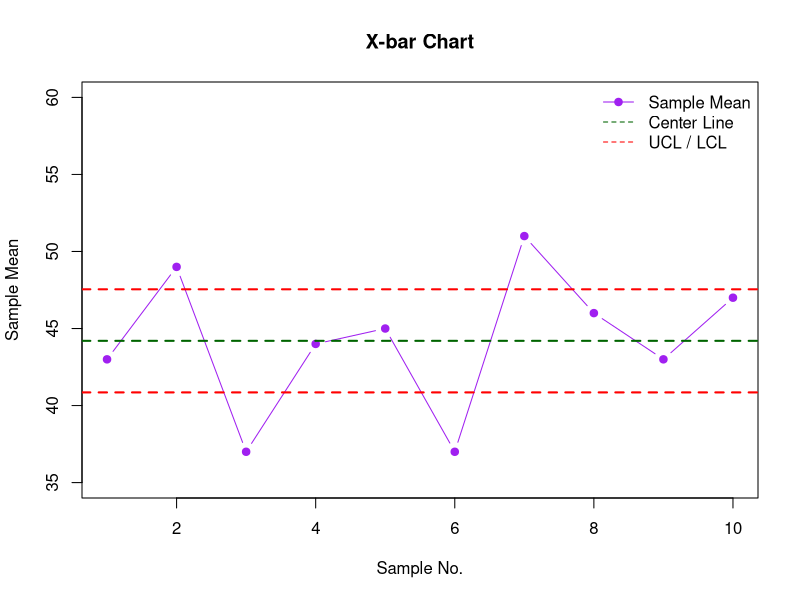
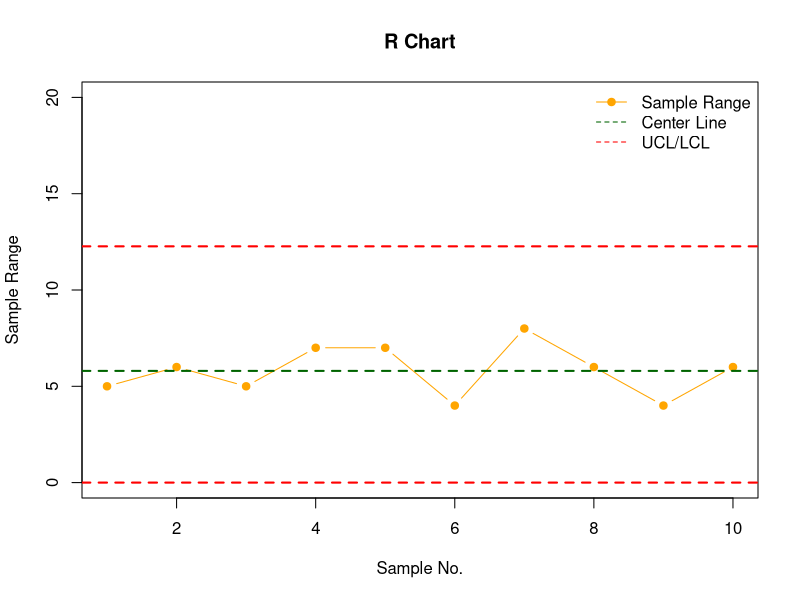
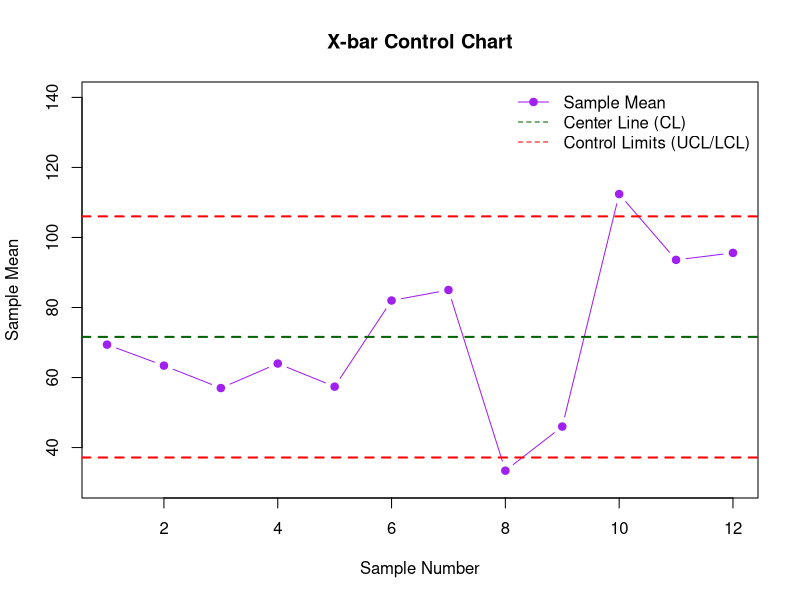
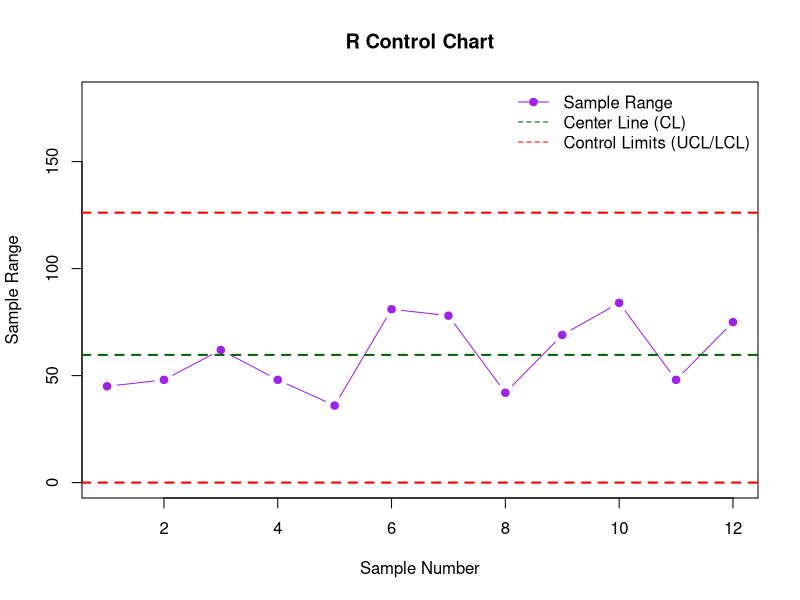
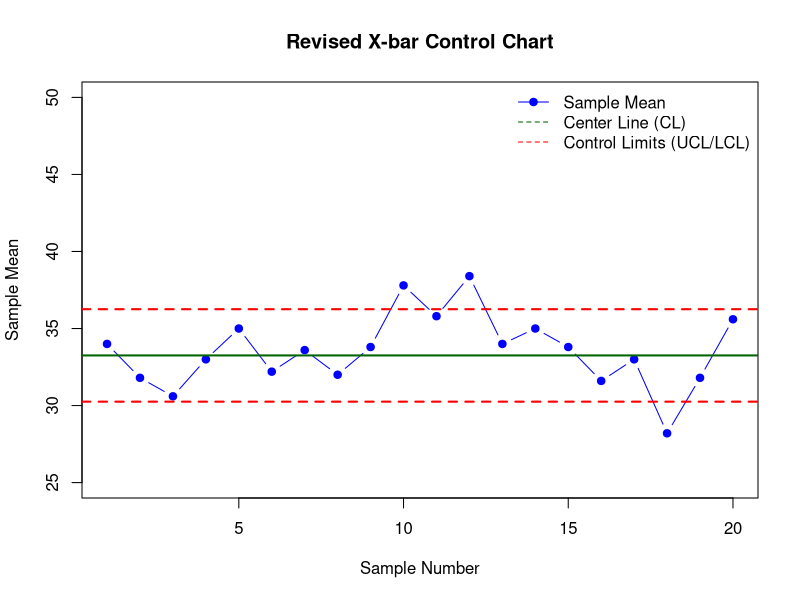
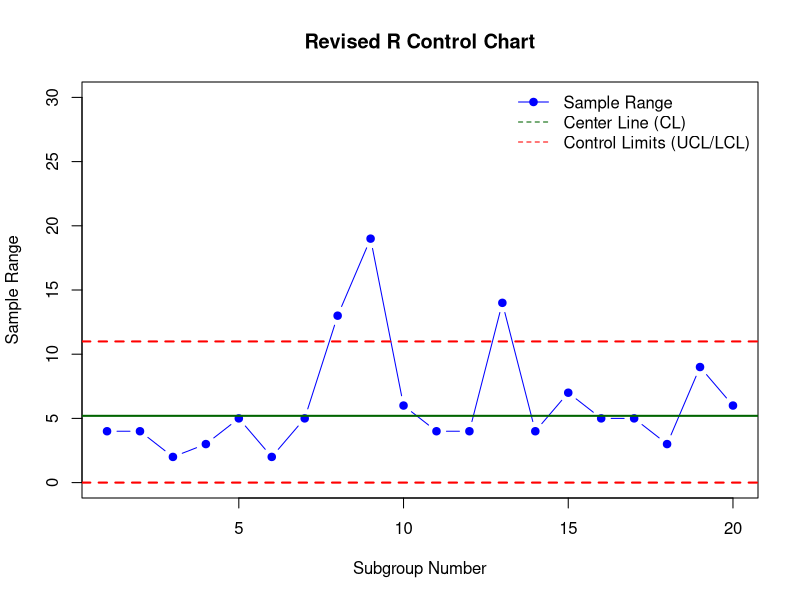
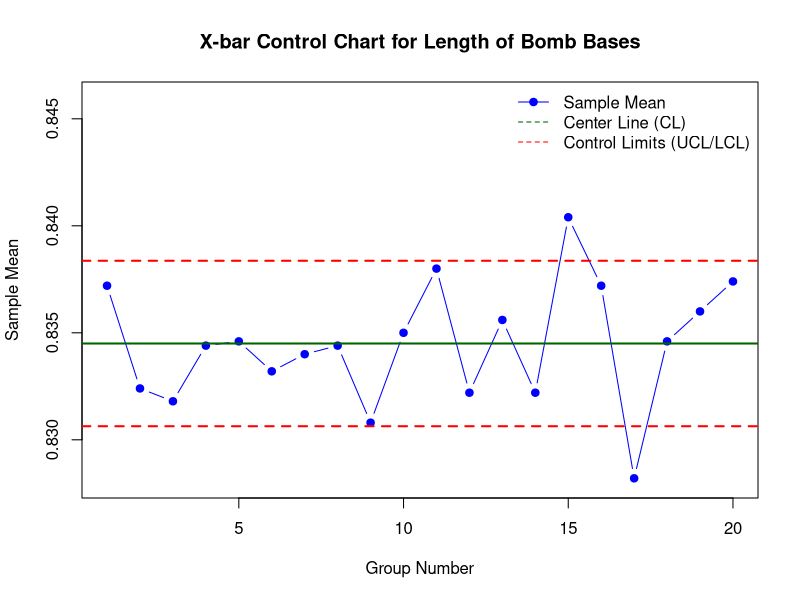
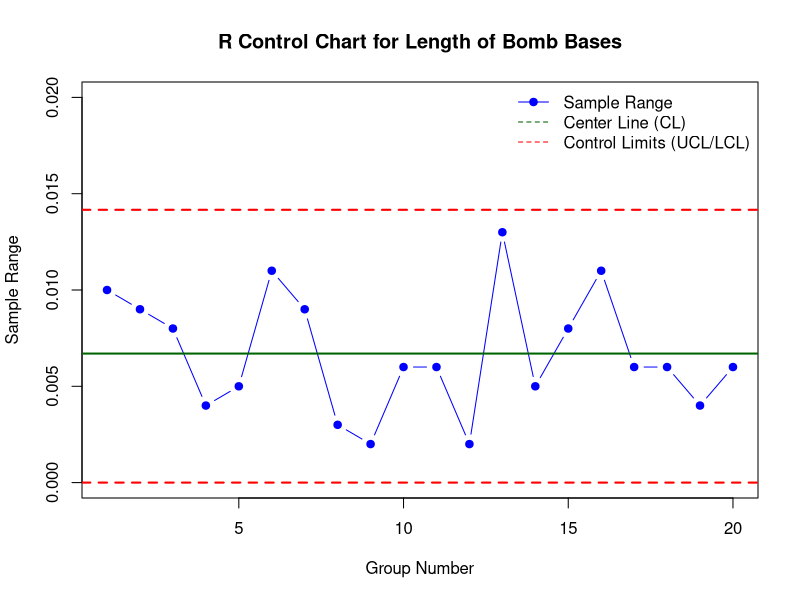

Write R code to recreate these figures, in order.
# Example 1.1: X-bar and R Chart

means  <- c(43,49,37,44,45,37,51,46,43,47)
ranges <- c(5,6,5,7,7,4,8,6,4,6)
samples <- 1:10
n <- 5

Xbarbar <- mean(means)
Rbar    <- mean(ranges)

A2 <- 0.577   # standard table value for n=5
D3 <- 0
D4 <- 2.115

# X-bar chart limits
CLx  <- Xbarbar
UCLx <- Xbarbar + A2*Rbar
LCLx <- Xbarbar - A2*Rbar

# R chart limits
CLr  <- Rbar
UCLr <- D4*Rbar
LCLr <- D3*Rbar

plot(samples,
     means,
     type="b",
     pch=19,
     col="purple",
     main="X-bar Chart", xlab="Sample No.", ylab="Sample Mean",
     ylim=c(35,60))

abline(h=CLx,  col="darkgreen", lty=2, lwd=2)
abline(h=UCLx, col="red", lty=2, lwd=2)
abline(h=LCLx, col="red", lty=2, lwd=2)

legend("topright",
       legend = c(
         "Sample Mean",
         "Center Line",
         "UCL / LCL"),
       
       col = c("purple","darkgreen","red"),
       lty = c(1,2,2),
       pch = c(19,NA,NA),
       bty = "n"
)


plot(
  samples,
  ranges,
  type="b",
  pch=19,
  col="orange",
  main="R Chart", xlab="Sample No.", ylab="Sample Range",
  ylim=c(0,20))

abline(h=CLr,  col="darkgreen", lty=2, lwd=2)
abline(h=UCLr, col="red", lty=2, lwd=2)
abline(h=LCLr, col="red", lty=2, lwd=2)

legend("topright",
       legend=c(
         "Sample Range",
         "Center Line",
         "UCL/LCL"),
       col=c("orange","darkgreen","red"),
       lty=c(1,2,2),
       pch=c(19,NA,NA),
       bty="n"
)


# ================================
# Example 1.2:

# 1. Enter the sample data (12 samples of size n = 5)
data <- matrix(c(
  42, 65, 75, 78, 87,
  42, 45, 68, 72, 90,
  19, 24, 80, 81, 81,
  36, 54, 69, 77, 84,
  42, 51, 57, 59, 78,
  51, 74, 75, 78, 132,
  60, 60, 72, 95, 138,
  18, 20, 27, 42, 60,
  15, 30, 39, 62, 84,
  69, 109, 113, 118, 153,
  64, 90, 93, 109, 112,
  61, 78, 94, 109, 136
), 
byrow = TRUE, ncol = 5)

# 2. Calculate sample means and sample ranges
sample.means  <- rowMeans(data)
sample.ranges <- apply(data, 1, function(x) max(x) - min(x))

# 3. Overall grand mean (X-double-bar) and average range (R-bar)
Xbarbar <- mean(sample.means)
Rbar    <- mean(sample.ranges)

# 4. Control chart constants for subgroup size n = 5
A2 <- 0.577
D3 <- 0
D4 <- 2.114

# X-BAR CHART (MEAN CHART)

CL_x  <- Xbarbar
UCL_x <- Xbarbar + A2 * Rbar
LCL_x <- Xbarbar - A2 * Rbar


# Plot X-bar Chart
plot(
  sample.means,
  type = "b",
  pch  = 19,
  col  = "purple",
  ylim = c(30,140),
  main = "X-bar Control Chart",
  xlab = "Sample Number",
  ylab = "Sample Mean"
)

abline(h = CL_x,  col = "darkgreen", lty = 2, lwd = 2)
abline(h = UCL_x, col = "red",       lty = 2, lwd = 2)
abline(h = LCL_x, col = "red",       lty = 2, lwd = 2)

legend(
  "topright",
  legend = c("Sample Mean", "Center Line (CL)", "Control Limits (UCL/LCL)"),
  col    = c("purple", "darkgreen", "red"),
  lty    = c(1, 2, 2),
  pch    = c(19, NA, NA),
  bty    = "n"
)

# R CHART (RANGE CHART)

CL_r  <- Rbar
UCL_r <- D4 * Rbar
LCL_r <- D3 * Rbar


# Plot R Chart
plot(
  sample.ranges,
  type = "b",
  pch  = 19,
  col  = "purple",
  ylim = c(0,180),
  main = "R Control Chart",
  xlab = "Sample Number",
  ylab = "Sample Range"
)

abline(h = CL_r,  col = "darkgreen", lty = 2, lwd = 2)
abline(h = UCL_r, col = "red",       lty = 2, lwd = 2)
abline(h = LCL_r, col = "red",       lty = 2, lwd = 2)

legend(
  "topright",
  legend = c("Sample Range", "Center Line (CL)", "Control Limits (UCL/LCL)"),
  col    = c("purple", "darkgreen", "red"),
  lty    = c(1, 2, 2),
  pch    = c(19, NA, NA),
  bty    = "n"
)


# ================================
# Example 1.3: (Out of Syllabus)

# 1. Input the dataset for 20 subgroups (n = 5)

x_bar <- c(
  34.0, 31.8, 30.6, 33.0, 35.0, 32.2, 33.6, 32.0, 33.8, 37.8,
  35.8, 38.4, 34.0, 35.0, 33.8, 31.6, 33.0, 28.2, 31.8, 35.6)

r_values <- c(
  4, 4, 2, 3, 5, 2, 5, 13, 19, 6,
  4, 4, 14, 4, 7, 5, 5, 3, 9, 6)

samples <- 1:20

# Control Chart Constants for subgroup size n = 5
A2 <- 0.577
D3 <- 0
D4 <- 2.114

# INITIAL CONTROL LIMITS (Stage 1)

x_double_bar <- mean(x_bar)
r_bar        <- mean(r_values)

# X-bar Chart Limits
CL_X  <- x_double_bar
UCL_X <- x_double_bar + A2 * r_bar
LCL_X <- x_double_bar - A2 * r_bar

# R-Chart Limits
CL_R  <- r_bar
UCL_R <- D4 * r_bar
LCL_R <- D3 * r_bar

# REVISED CONTROL LIMITS (Stage 2 - Eliminating Out-of-Control Points)

# Standard SPC Procedure: First eliminate out-of-control points from the R-chart,
# recompute limits, and then eliminate any remaining out-of-control points from the X-bar chart.

# Step A: Eliminate R-chart out-of-control points (subgroup 9 where R = 19 > UCL_R)
valid_indices_r <- which(!(r_values > UCL_R | r_values < LCL_R))

x_bar_rev1 <- x_bar[valid_indices_r]
r_rev1     <- r_values[valid_indices_r]

r_bar_rev <- mean(r_rev1)
x_double_bar_rev1 <- mean(x_bar_rev1)

# Step B: Recompute revised limits using updated R-bar
UCL_R_rev <- D4 * r_bar_rev
LCL_R_rev <- D3 * r_bar_rev

UCL_X_rev1 <- x_double_bar_rev1 + A2 * r_bar_rev
LCL_X_rev1 <- x_double_bar_rev1 - A2 * r_bar_rev

# Check if any X-bar values fall outside these new revised X-bar limits
samples_rev1 <- samples[valid_indices_r]
out_X_rev1    <- samples_rev1[x_bar_rev1 > UCL_X_rev1 | x_bar_rev1 < LCL_X_rev1]

# Step C: Exclude out-of-control points on X-bar chart (subgroups 12 and 18)
valid_indices_final <- samples_rev1[!(x_bar_rev1 > UCL_X_rev1 | x_bar_rev1 < LCL_X_rev1)]

x_bar_final <- x_bar[valid_indices_final]
r_final     <- r_values[valid_indices_final]

# Final parameters for future control limits
r_bar_final        <- mean(r_final)
x_double_bar_final <- mean(x_bar_final)

# Final Control Limits for Future Use

CL_X_final  <- x_double_bar_final
UCL_X_final <- x_double_bar_final + A2 * r_bar_final
LCL_X_final <- x_double_bar_final - A2 * r_bar_final

CL_R_final  <- r_bar_final
UCL_R_final <- D4 * r_bar_final
LCL_R_final <- D3 * r_bar_final

# 1. Final X-bar Chart
plot(
  samples, x_bar, type = "b", pch = 19, col = "blue",
  main = "Revised X-bar Control Chart",
  xlab = "Sample Number", ylab = "Sample Mean",
  ylim = c(25,50)
)

abline(h = CL_X_final, col = "darkgreen", lwd = 2)
abline(h = UCL_X_final, col = "red", lty = 2, lwd = 2)
abline(h = LCL_X_final, col = "red", lty = 2, lwd = 2)

legend(
  "topright",
  legend = c("Sample Mean", "Center Line (CL)", "Control Limits (UCL/LCL)"),
  col    = c("blue", "darkgreen", "red"),
  lty    = c(1, 2, 2),
  pch    = c(19, NA, NA),
  bty    = "n"
)


# 2. Final R Chart

plot(
  samples, r_values, type = "b", pch = 19, col = "blue",
  main = "Revised R Control Chart",
  xlab = "Subgroup Number", ylab = "Sample Range",
  ylim = c(0,30)
)

abline(h = CL_R_final, col = "darkgreen", lwd = 2)
abline(h = UCL_R_final, col = "red", lty = 2, lwd = 2)
abline(h = LCL_R_final, col = "red", lty = 2, lwd = 2)

legend(
  "topright",
  legend = c("Sample Range", "Center Line (CL)", "Control Limits (UCL/LCL)"),
  col    = c("blue", "darkgreen", "red"),
  lty    = c(1, 2, 2),
  pch    = c(19, NA, NA),
  bty    = "n"
)


# ================================
# Example 1.4:(Out Of Syllabus)

# 1. Input the dataset for 20 samples (n = 5)

x_bar <- c(
  0.8372, 0.8324, 0.8318, 0.8344, 0.8346, 0.8332, 0.8340, 0.8344, 0.8308, 0.8350,
  0.8380, 0.8322, 0.8356, 0.8322, 0.8404, 0.8372, 0.8282, 0.8346, 0.8360, 0.8374
)

r_values <- c(
  0.010, 0.009, 0.008, 0.004, 0.005, 0.011, 0.009, 0.003, 0.002, 0.006,
  0.006, 0.002, 0.013, 0.005, 0.008, 0.011, 0.006, 0.006, 0.004, 0.006
)

samples <- 1:20

# Control Chart Constants for subgroup size n = 5
A2 <- 0.577
D3 <- 0
D4 <- 2.114

# INITIAL CONTROL LIMITS (Stage 1)

x_double_bar <- mean(x_bar)
r_bar        <- mean(r_values)

# X-bar Chart Limits
CL_X  <- x_double_bar
UCL_X <- x_double_bar + A2 * r_bar
LCL_X <- x_double_bar - A2 * r_bar

# R-Chart Limits
CL_R  <- r_bar
UCL_R <- D4 * r_bar
LCL_R <- D3 * r_bar

# Check for out-of-control points in Stage 1
out_R <- samples[r_values > UCL_R | r_values < LCL_R]
out_X <- samples[x_bar > UCL_X | x_bar < LCL_X]

# REVISED CONTROL LIMITS FOR FUTURE USE (Stage 2)

# Step A: Remove out-of-control points from R-chart (if any)
valid_r_indices <- which(!(r_values > UCL_R | r_values < LCL_R))
r_bar_rev       <- mean(r_values[valid_r_indices])

# Step B: Remove out-of-control points from X-bar chart (e.g., Groups 15 & 17)
valid_x_indices <- which(!(x_bar > UCL_X | x_bar < LCL_X))
x_double_bar_rev <- mean(x_bar[valid_x_indices])

# Final Control Limits for Future Production

CL_X_final  <- x_double_bar_rev
UCL_X_final <- x_double_bar_rev + A2 * r_bar_rev
LCL_X_final <- x_double_bar_rev - A2 * r_bar_rev

CL_R_final  <- r_bar_rev
UCL_R_final <- D4 * r_bar_rev
LCL_R_final <- D3 * r_bar_rev



# PLOTTING REVISED CONTROL CHARTS

# 1. X-bar Chart

plot(
  samples, x_bar, type = "b", pch = 19, col = "blue",
  main = "X-bar Control Chart for Length of Bomb Bases",
  xlab = "Group Number", ylab = "Sample Mean",
  ylim = c(0.828,0.846)
)

abline(h = CL_X_final, col = "darkgreen", lwd = 2)
abline(h = UCL_X_final, col = "red", lty = 2, lwd = 2)
abline(h = LCL_X_final, col = "red", lty = 2, lwd = 2)

legend(
  "topright",
  legend = c("Sample Mean", "Center Line (CL)", "Control Limits (UCL/LCL)"),
  col    = c("blue", "darkgreen", "red"),
  lty    = c(1, 2, 2),
  pch    = c(19, NA, NA),
  bty    = "n"
)

# 2. R Chart
plot(
  samples, r_values, type = "b", pch = 19, col = "blue",
  main = "R Control Chart for Length of Bomb Bases",
  xlab = "Group Number", ylab = "Sample Range",
  ylim = c(0,0.02)
)

abline(h = CL_R_final, col = "darkgreen", lwd = 2)
abline(h = UCL_R_final, col = "red", lty = 2, lwd = 2)
abline(h = LCL_R_final, col = "red", lty = 2, lwd = 2)

legend(
  "topright",
  legend = c("Sample Range", "Center Line (CL)", "Control Limits (UCL/LCL)"),
  col    = c("blue", "darkgreen", "red"),
  lty    = c(1, 2, 2),
  pch    = c(19, NA, NA),
  bty    = "n"
)


# ================================
# Example 1.10:

# 1. Enter the sample data (22 lots, lot size n = 2000)
defectives <- c(
  425, 430, 216, 341, 225, 322, 280, 306, 337, 305, 356,
  402, 216, 264, 126, 409, 193, 326, 280, 389, 451, 420
)

n <- 2000
lots <- 1:length(defectives)

# 2. Calculate fraction defective for each lot (p_i)
p_i <- defectives / n

# 3. Calculate overall average fraction defective (p-bar)
p_bar <- sum(defectives) / (length(defectives) * n)

# 4. Calculate Standard Error
SE <- sqrt(p_bar * (1 - p_bar) / n)

# 5. Calculate Control Limits
CL  <- p_bar
UCL <- p_bar + 3 * SE
LCL <- p_bar - 3 * SE

# Floor constraint: proportion cannot be less than zero
if (LCL < 0) LCL <- 0

# 6. Plot the p-Chart
plot(
  lots, p_i,
  type = "b", pch = 19, col = "blue",
  ylim = c(0.05,0.35),
  main = "p-Chart for Rubber Belts Fraction Defective",
  xlab = "Lot Number",
  ylab = "Fraction Defective (p)"
)

# Add Control Lines
abline(h = CL,  col = "darkgreen", lwd = 2)
abline(h = UCL, col = "red",       lty = 2, lwd = 2)
abline(h = LCL, col = "red",       lty = 2, lwd = 2)

# Add Legend
legend(
  "topright",
  legend = c("Fraction Defective (p_i)", "Center Line (p-bar)", "Control Limits (UCL/LCL)"),
  col    = c("blue", "darkgreen", "red"),
  lty    = c(1, 1, 2),
  pch    = c(19, NA, NA),
  bty    = "n"
)


# ================================
# Example 1.11:

# 1. Enter the sample data (30 subgroups, sample size n = 1000)

defectives <- c(
  22, 40, 36, 32, 42, 40, 30, 44, 42, 38,
  70, 80, 44, 22, 32, 42, 20, 46, 28, 36,
  66, 50, 46, 32, 42, 46, 30, 38, 40, 24
)

dates <- 1:30

n <- 1000

# 2. Calculate average proportion defective (p-bar)
p_bar <- sum(defectives) / (length(defectives) * n)

# 3. Calculate Center Line (CL) and Standard Error (SE) for d-chart (np-chart)
CL <- n * p_bar
SE <- sqrt(n * p_bar * (1 - p_bar))

# 4. Calculate 3-sigma Control Limits
UCL <- CL + 3 * SE
LCL <- CL - 3 * SE

# Lower limit floor constraint (count cannot be negative)
if (LCL < 0) LCL <- 0


# 5. Plot the d-Chart (Number of Defectives Chart)
plot(
  dates, defectives,
  type = "b", pch = 19, col = "blue",
  ylim = c(15,100),
  main = "d-Chart for Number of Defectives",
  xlab = "Date (Sept.)",
  ylab = "Number of Defectives (d)"
)

# Add Control Lines
abline(h = CL,  col = "darkgreen", lwd = 2)
abline(h = UCL, col = "red",       lty = 2, lwd = 2)
abline(h = LCL, col = "red",       lty = 2, lwd = 2)

# Legend
legend(
  "topright",
  legend = c("Number of Defectives (d)", "Center Line (CL)", "Control Limits (UCL/LCL)"),
  col    = c("blue", "darkgreen", "red"),
  lty    = c(1, 1, 2),
  pch    = c(19, NA, NA),
  bty    = "n"
)


# ================================
# Example 1.12:

# 1. Enter the sample data (20 samples, sample size n = 10)

defectives <- c(
  0, 1, 0, 3, 9, 2, 0, 7, 0, 1,
  1, 0, 0, 3, 1, 0, 0, 2, 1, 0
)

sample_no <- 1:20 

n <- 10

# Calculate average proportion defective (p-bar)
p_bar <- sum(defectives) / (length(defectives) * n)

# Center Line (CL) and Standard Error (SE) for present d-chart
CL <- n * p_bar
SE <- sqrt(n * p_bar * (1 - p_bar))

# 3-sigma Control Limits
UCL <- CL + 3 * SE
LCL <- CL - 3 * SE

# Lower limit floor constraint (count cannot be negative)
if (LCL < 0) LCL <- 0

# PLOTTING THE d-CHART (PRESENT DATA)

plot(
  sample_no, defectives,
  type = "b", pch = 19, col = "blue",
  ylim = c(-2,15),
  main = "d-Chart (Number of Defectives) - Present Control",
  xlab = "Sample Number",
  ylab = "Number of Defectives (d)"
)

# Add Present Control Lines
abline(h = CL,  col = "darkgreen", lwd = 2)
abline(h = UCL, col = "red",       lty = 2, lwd = 2)
abline(h = LCL, col = "red",       lty = 2, lwd = 2)

# Legend
legend(
  "topright",
  legend = c("Number of Defectives (d)", "Center Line (CL)", "Control Limits (UCL/LCL)"),
  col    = c("blue", "darkgreen", "red"),
  lty    = c(1, 1, 2),
  pch    = c(19, NA, NA),
  bty    = "n"
)


# ================================
# Example 1.13:

# 1. Enter the sample data (10 independent samples of varying sizes)

sample_size <- c(
  2000, 1500, 1400, 1350, 1250,
  1760, 1875, 1955, 3125, 1575)

defectives <- c(
  425, 430, 216, 341, 225,
  322, 280, 306, 337, 305)

samples <- 1:10

# 2. Calculate fraction defective for each sample (p_i)
p_i <- defectives / sample_size

# 3. Calculate overall average fraction defective (p-bar)
p_bar <- sum(defectives) / sum(sample_size)

# 4. Calculate variable Standard Error and 3-sigma Control Limits for each sample
SE  <- sqrt(p_bar * (1 - p_bar) / sample_size)

UCL <- p_bar + 3 * SE
LCL <- p_bar - 3 * SE

# Lower limit floor constraint (proportion cannot be negative)
LCL[LCL < 0] <- 0

# 5. Plot the p-Chart with variable control limits
plot(
  samples, p_i,
  type = "b", pch = 19, col = "blue",
  ylim = c(0.1,0.4),
  main = "p-Chart for Fraction Defective (Variable Sample Sizes)",
  xlab = "Sample Number",
  ylab = "Fraction Defective (p_i)"
)

# Add fixed Center Line (p-bar)
abline(h = p_bar, col = "darkgreen", lwd = 2)

# Add variable Upper and Lower Control Limits (stepped limits)
lines(samples, UCL, col = "red", lty = 2, lwd = 2, type = "s")
lines(samples, LCL, col = "red", lty = 2, lwd = 2, type = "s")

# Legend
legend(
  "topright",
  legend = c("Fraction Defective (p_i)", "Center Line (p-bar)", "Variable UCL/LCL"),
  col    = c("blue", "darkgreen", "red"),
  lty    = c(1, 1, 2),
  pch    = c(19, NA, NA),
  bty    = "n"
)



####################For U Chart

# 1. Enter the sample data (10 independent samples of varying sizes)

sample_size <- c(
  2000, 1500, 1400, 1350, 1250,
  1760, 1875, 1955, 3125, 1575
)

defects <- c(
  425, 430, 216, 341, 225,
  322, 280, 306, 337, 305
)

samples <- 1:10

# 2. Calculate defects per unit for each sample (u_i)
u_i <- defects / sample_size

# 3. Calculate overall average defects per unit (u-bar)
u_bar <- sum(defects) / sum(sample_size)

# 4. Calculate variable Standard Error and 3-sigma Control Limits for each sample
SE  <- sqrt(u_bar / sample_size)
UCL <- u_bar + 3 * SE
LCL <- u_bar - 3 * SE

# Lower limit floor constraint (rate cannot be negative)
LCL[LCL < 0] <- 0

# 5. Plot the u-Chart with variable control limits
plot(
  samples, u_i,
  type = "b", pch = 19, col = "blue",
  ylim = c(0.10,0.30),
  main = "u-Chart for Defects per Unit (Variable Sample Sizes)",
  xlab = "Sample Number",
  ylab = "Defects per Unit (u_i)"
)

# Add fixed Center Line (u-bar)
abline(h = u_bar, col = "darkgreen", lwd = 2)

# Add variable Upper and Lower Control Limits (stepped lines)
lines(samples, UCL, col = "red", lty = 2, lwd = 2, type = "s")
lines(samples, LCL, col = "red", lty = 2, lwd = 2, type = "s")

# Legend
legend(
  "topright",
  legend = c("Defects per Unit (u_i)", "Center Line (u-bar)", "Variable UCL/LCL"),
  col    = c("blue", "darkgreen", "red"),
  lty    = c(1, 1, 2),
  pch    = c(19, NA, NA),
  bty    = "n"
)


# ================================
# Example 1.14:

# 1. Enter the sample data (24 hourly observations across 3 days)

defects <- c(
  2, 4, 7, 3, 1, 4, 8, 9,
  5, 3, 7, 11, 6, 4, 9, 9,
  6, 4, 3, 9, 7, 4, 7, 12)

hours <- 1:24

# 2. Calculate average number of defects per inspection unit (c-bar)
c_bar <- mean(defects)

# 3. Calculate Center Line (CL) and 3-sigma Control Limits for c-chart
CL  <- c_bar
UCL <- c_bar + 3 * sqrt(c_bar)
LCL <- c_bar - 3 * sqrt(c_bar)

# Lower limit floor constraint (count cannot be negative)
if (LCL < 0) LCL <- 0

# 4. Plot the c-Chart
plot(
  hours, defects,
  type = "b", pch = 19, col = "blue",
  ylim = c(-2,20),
  main = "c-Chart for Number of Defects in Seam Welding",
  xlab = "Observation Number (Hour)",
  ylab = "Number of Defects (c)"
)

# Add Control Lines
abline(h = CL,  col = "darkgreen", lwd = 2)
abline(h = UCL, col = "red",       lty = 2, lwd = 2)
abline(h = LCL, col = "red",       lty = 2, lwd = 2)

# Legend
legend(
  "topright",
  legend = c("Number of Defects (c)", "Center Line (c-bar)", "Control Limits (UCL/LCL)"),
  col    = c("blue", "darkgreen", "red"),
  lty    = c(1, 1, 2),
  pch    = c(19, NA, NA),
  bty    = "n"
)


# ================================
# Example 1.15:

# 1. Enter the sample data (20 items, fixed sample size = 1 unit each)

defects <- c(
  2, 0, 4, 1, 0, 8, 0, 1, 2, 0,
  6, 0, 2, 1, 0, 3, 2, 1, 0, 2
)

items <- 1:20

# 2. Calculate average number of defects per unit (c-bar)
c_bar <- mean(defects)

# 3. Calculate Center Line (CL) and 3-sigma Control Limits for c-chart
CL  <- c_bar
UCL <- c_bar + 3 * sqrt(c_bar)
LCL <- c_bar - 3 * sqrt(c_bar)

# Lower limit floor constraint (count cannot be negative)
if (LCL < 0) LCL <- 0

# 4. Plot the c-Chart
plot(
  items, defects,
  type = "b", pch = 19, col = "blue",
  ylim = c(-2,10),
  main = "c-Chart for Number of Defects per Item",
  xlab = "Item Number",
  ylab = "Number of Defects (c)"
)

# Add Control Lines
abline(h = CL,  col = "darkgreen", lwd = 2)
abline(h = UCL, col = "red",       lty = 2, lwd = 2)
abline(h = LCL, col = "red",       lty = 2, lwd = 2)

# Legend
legend(
  "topright",
  legend = c("Number of Defects (c)", "Center Line (c-bar)", "Control Limits (UCL/LCL)"),
  col    = c("blue", "darkgreen", "red"),
  lty    = c(1, 1, 2),
  pch    = c(19, NA, NA),
  bty    = "n"
)
